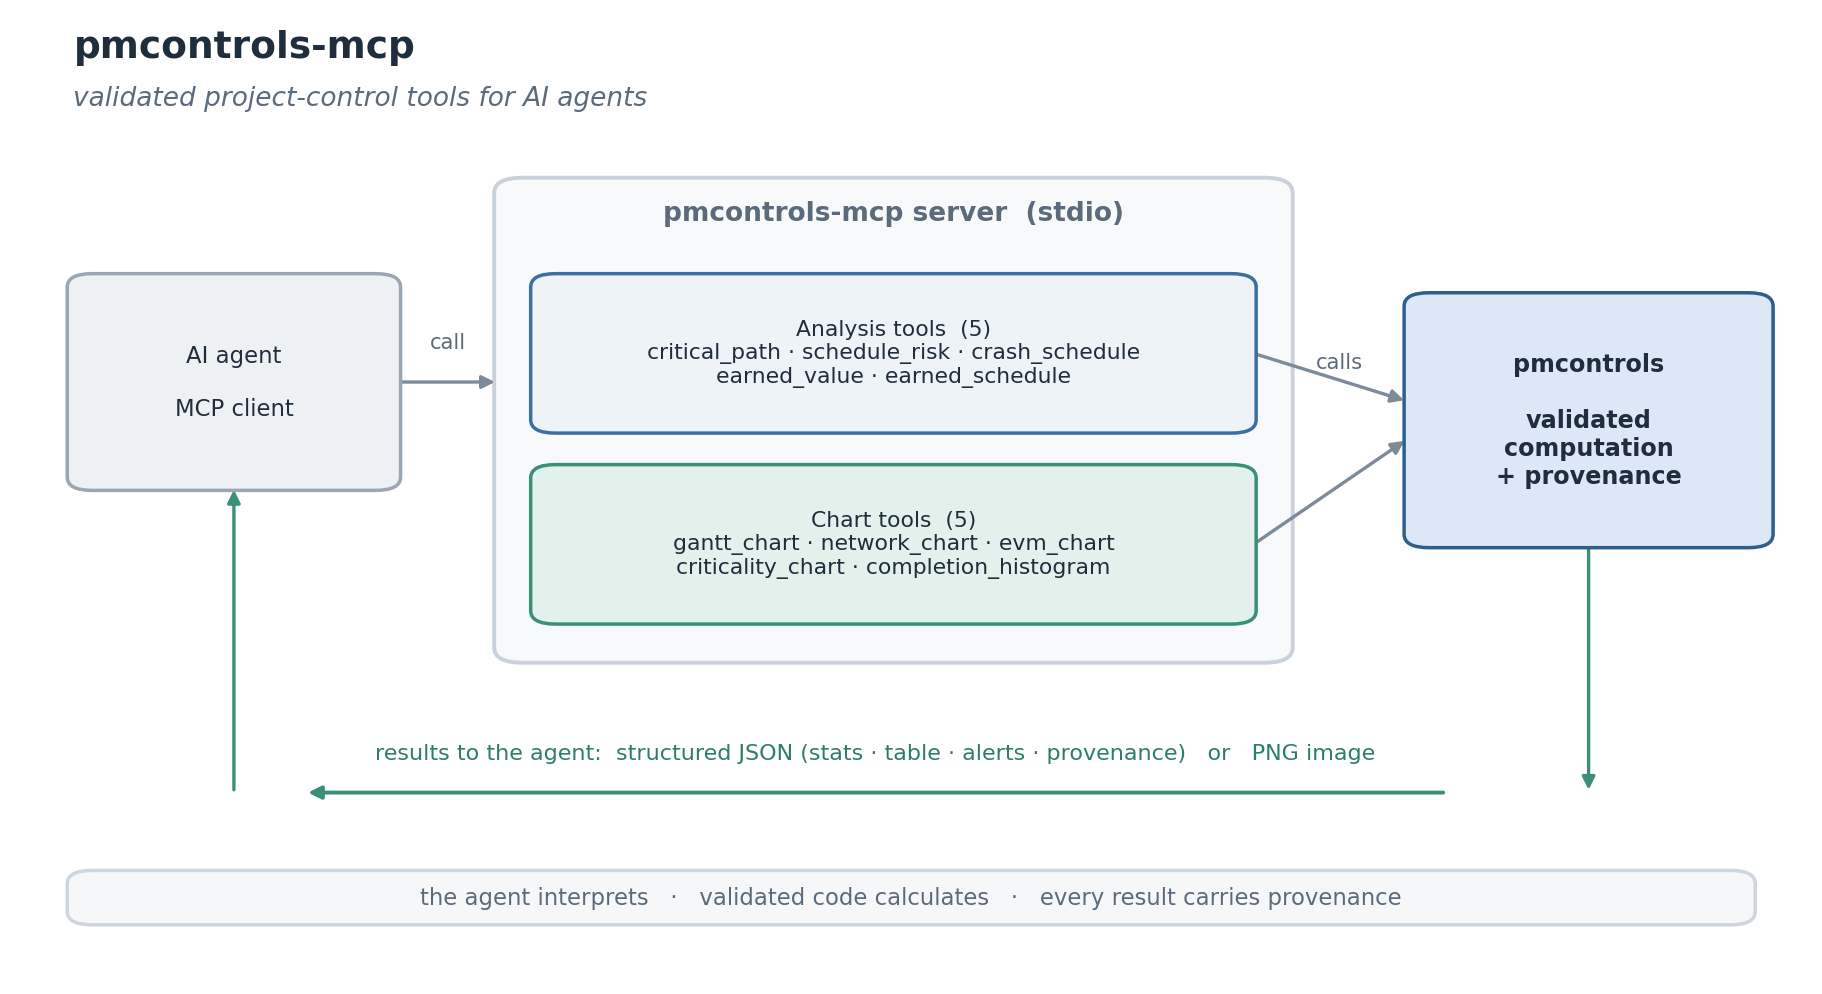

Source code (Python):
"""Generate the pmcontrols-mcp architecture figure (academic style).

How an AI agent calls the server, which routes to the validated core and
returns structured results or images.

Run:  python assets/architecture.py
"""

import matplotlib
matplotlib.use("Agg")
import matplotlib.pyplot as plt
from matplotlib.patches import FancyBboxPatch

plt.rcParams.update({"font.family": "DejaVu Sans", "font.size": 9.5})

INK = "#1f2d3d"
MUT = "#5b6b7b"
NEUT_F, NEUT_E = "#eef1f4", "#9aa7b3"
CORE_F, CORE_E = "#dce8f5", "#2c5f8a"
ANA_F, ANA_E = "#eef3f8", "#3b6ea5"
OPT_F, OPT_E = "#e3f1ec", "#3a8f78"
CONT_F, CONT_E = "#f7f9fb", "#c9d2db"
BAN_F, BAN_E = "#f5f7f9", "#cdd6df"
ARROW = "#7c8a99"

fig, ax = plt.subplots(figsize=(11.5, 6.2))
ax.set_xlim(0, 100)
ax.set_ylim(0, 100)
ax.axis("off")


def box(x, y, w, h, text, fill, edge, dashed=False, fs=8.4, bold=False,
        tcol=INK, halign="center"):
    ax.add_patch(FancyBboxPatch(
        (x - w / 2, y - h / 2), w, h,
        boxstyle="round,pad=0.35,rounding_size=1.4",
        linewidth=1.25, edgecolor=edge, facecolor=fill,
        linestyle="--" if dashed else "-", zorder=2))
    ax.text(x, y, text, ha=halign, va="center", color=tcol, fontsize=fs,
            fontweight="bold" if bold else "normal", zorder=5)


def arrow(x0, y0, x1, y1, color=ARROW, dashed=False, lw=1.2):
    ax.annotate("", xy=(x1, y1), xytext=(x0, y0), zorder=1,
                arrowprops=dict(arrowstyle="-|>", color=color, lw=lw,
                                linestyle="--" if dashed else "-",
                                shrinkA=1, shrinkB=1))


ax.text(3, 96, "pmcontrols-mcp", fontsize=13.5, fontweight="bold", color=INK,
        ha="left")
ax.text(3, 91, "validated project-control tools for AI agents", fontsize=9.5,
        color=MUT, ha="left", fontstyle="italic")

# agent
box(12, 62, 18, 22,
    "AI agent\n\nMCP client",
    NEUT_F, NEUT_E, fs=8.2)

# server container
ax.add_patch(FancyBboxPatch((27, 33), 44, 50,
             boxstyle="round,pad=0.4,rounding_size=1.6",
             linewidth=1.4, edgecolor=CONT_E, facecolor=CONT_F, zorder=0))
ax.text(49, 79, "pmcontrols-mcp server  (stdio)", ha="center", fontsize=9.5,
        color=MUT, fontweight="bold")
box(49, 65, 40, 16,
    "Analysis tools  (5)\ncritical_path · schedule_risk · crash_schedule\n"
    "earned_value · earned_schedule",
    ANA_F, ANA_E, fs=7.9)
box(49, 45, 40, 16,
    "Chart tools  (5)\ngantt_chart · network_chart · evm_chart\n"
    "criticality_chart · completion_histogram",
    OPT_F, OPT_E, fs=7.9)

# core
box(88, 58, 20, 26,
    "pmcontrols\n\nvalidated\ncomputation\n+ provenance",
    CORE_F, CORE_E, fs=8.6, bold=True)

# forward arrows
arrow(21.2, 62, 26.8, 62)
ax.text(24, 65.5, "call", ha="center", fontsize=7.6, color=MUT)
arrow(69.2, 65, 77.8, 60)
arrow(69.2, 45, 77.8, 56)
ax.text(74, 63.5, "calls", ha="center", fontsize=7.6, color=MUT)

# return lane
arrow(80, 19, 16, 19, color=OPT_E, lw=1.4)
ax.text(48, 22.5, "results to the agent:  structured JSON "
        "(stats · table · alerts · provenance)   or   PNG image",
        ha="center", fontsize=8.0, color="#2e7d6b")
# connectors into the return lane
arrow(88, 45, 88, 19, color=OPT_E, lw=1.2)
arrow(12, 19, 12, 51, color=OPT_E, lw=1.2)

# banner
box(50, 8, 94, 5,
    "the agent interprets   ·   validated code calculates   ·   every result "
    "carries provenance",
    BAN_F, BAN_E, fs=8.2, tcol=MUT)

fig.savefig("assets/architecture.png", dpi=200, bbox_inches="tight",
            facecolor="white")
print("wrote assets/architecture.png")
